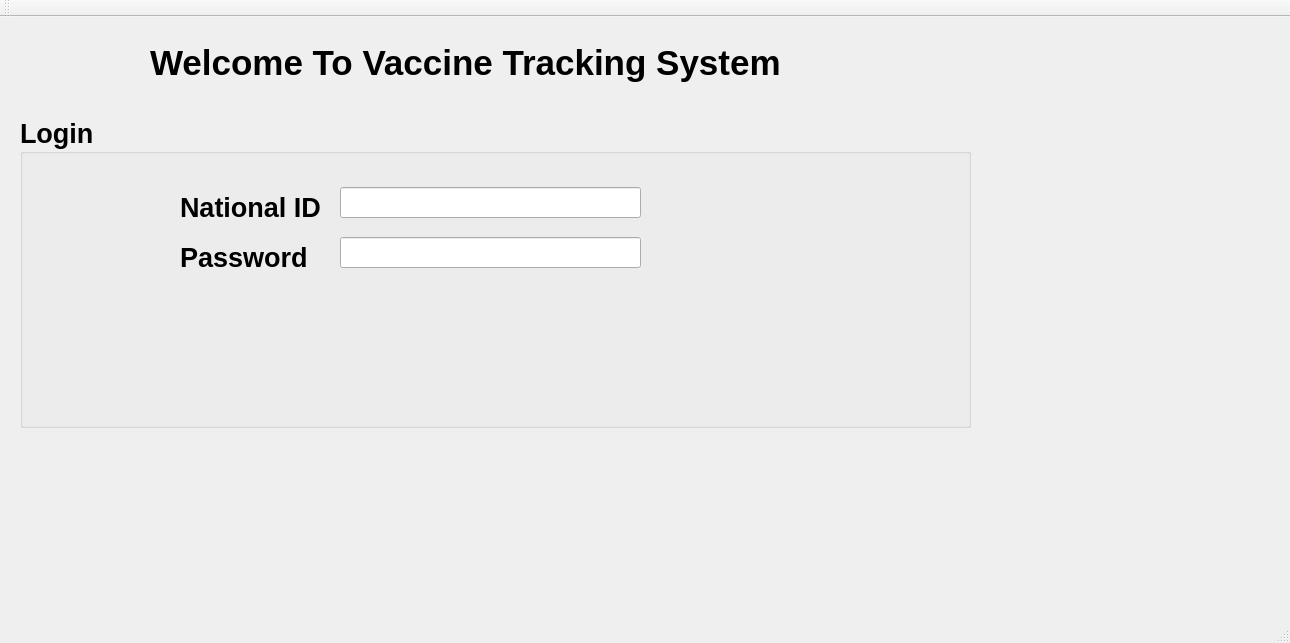
<?xml version="1.0" encoding="UTF-8"?>
<ui version="4.0">
 <class>LoginClass</class>
 <widget class="QMainWindow" name="LoginClass">
  <property name="geometry">
   <rect>
    <x>0</x>
    <y>0</y>
    <width>1290</width>
    <height>643</height>
   </rect>
  </property>
  <property name="windowTitle">
   <string>Login</string>
  </property>
  <widget class="QWidget" name="centralWidget">
   <widget class="QLabel" name="label">
    <property name="geometry">
     <rect>
      <x>150</x>
      <y>10</y>
      <width>641</width>
      <height>71</height>
     </rect>
    </property>
    <property name="font">
     <font>
      <family>Arial</family>
      <pointsize>26</pointsize>
      <bold>true</bold>
     </font>
    </property>
    <property name="text">
     <string>Welcome To Vaccine Tracking System</string>
    </property>
   </widget>
   <widget class="QGroupBox" name="groupBox">
    <property name="geometry">
     <rect>
      <x>20</x>
      <y>100</y>
      <width>951</width>
      <height>311</height>
     </rect>
    </property>
    <property name="font">
     <font>
      <family>Arial</family>
      <pointsize>20</pointsize>
      <bold>true</bold>
     </font>
    </property>
    <property name="title">
     <string>Login</string>
    </property>
    <widget class="QLabel" name="ID_Label">
     <property name="geometry">
      <rect>
       <x>160</x>
       <y>70</y>
       <width>151</width>
       <height>41</height>
      </rect>
     </property>
     <property name="text">
      <string>National ID</string>
     </property>
    </widget>
    <widget class="QLabel" name="Password_Label">
     <property name="geometry">
      <rect>
       <x>160</x>
       <y>120</y>
       <width>131</width>
       <height>41</height>
      </rect>
     </property>
     <property name="text">
      <string>Password</string>
     </property>
    </widget>
    <widget class="QLineEdit" name="ID_TextBox">
     <property name="geometry">
      <rect>
       <x>320</x>
       <y>70</y>
       <width>301</width>
       <height>31</height>
      </rect>
     </property>
    </widget>
    <widget class="QLineEdit" name="Password_TextBox">
     <property name="geometry">
      <rect>
       <x>320</x>
       <y>120</y>
       <width>301</width>
       <height>31</height>
      </rect>
     </property>
    </widget>
   </widget>
  </widget>
  <widget class="QMenuBar" name="menuBar">
   <property name="geometry">
    <rect>
     <x>0</x>
     <y>0</y>
     <width>1290</width>
     <height>22</height>
    </rect>
   </property>
  </widget>
  <widget class="QToolBar" name="mainToolBar">
   <attribute name="toolBarArea">
    <enum>TopToolBarArea</enum>
   </attribute>
   <attribute name="toolBarBreak">
    <bool>false</bool>
   </attribute>
  </widget>
  <widget class="QStatusBar" name="statusBar"/>
 </widget>
 <layoutdefault spacing="6" margin="11"/>
 <resources/>
 <connections/>
</ui>
